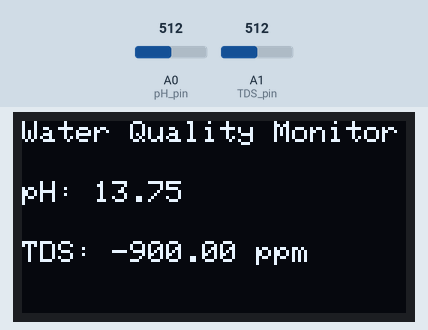
Bench run of a sketch on a simulated Arduino Uno, built with avr-gcc and run on an emulated ATmega328P. Shown: 128×64 one-colour display. The inputs (shaded band) are chosen by the test bench; at power-on: A0 (pH_pin) = 512, A1 (TDS_pin) = 512. What the sketch prints to the serial monitor is not drawn.

Above: at 1.2 s.
1.3 s: A0 (pH_pin) set to 716
At 2.6 s:
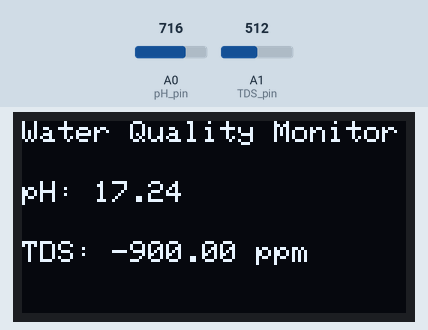
3.6 s: A1 (TDS_pin) set to 716
At 5.4 s:
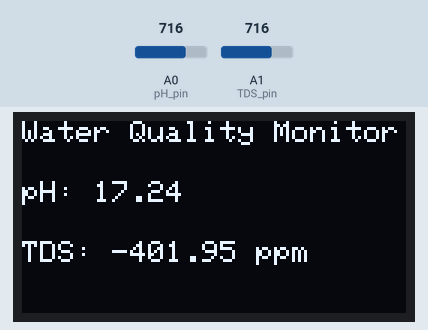
5.7 s: A0 (pH_pin) set to 900
At 6.9 s:
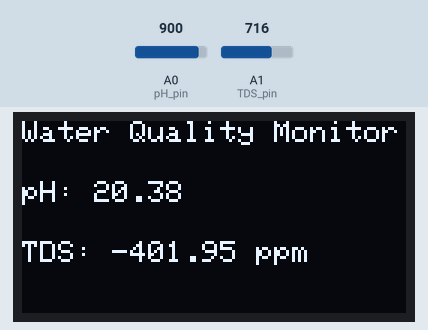
7.7 s: A1 (TDS_pin) set to 900
At 9.5 s:
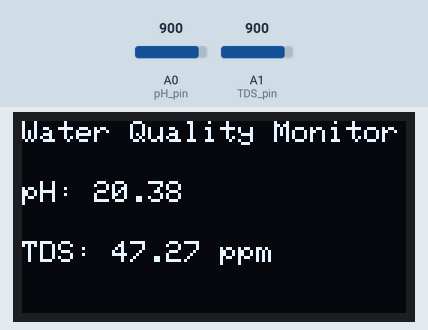
9.8 s: A0 (pH_pin) set to 1023
At 11.2 s:
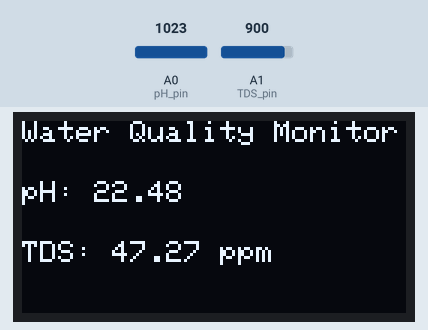
11.9 s: A1 (TDS_pin) set to 1023
At 12.8 s:
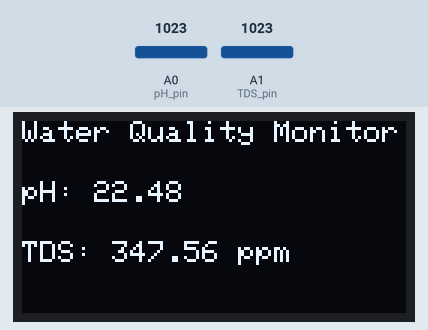
Timing chart, 0 to 14.9 s (numbered marks = the images above; inputs shaded):
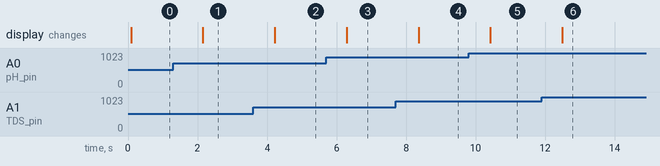

The sketch:

labproject.ino
```cpp
#include <Wire.h>
#include <Adafruit_GFX.h>
#include <Adafruit_SSD1306.h>

// Pin definitions
const int pH_pin = A0;    // Analog pin for pH sensor
const int TDS_pin = A1;   // Analog pin for TDS sensor

// Calibration values
float pH_offset = 0.0;    // pH calibration offset
float TDS_factor = 5.0;   // TDS calibration factor

// Variables for sensor readings
float pH_value = 0.0;
float TDS_value = 0.0;
float TDS_voltage = 0.0;

// Voltage and conversion factors
const float voltage_ref = 5.0;       // Reference voltage
const int ADC_resolution = 1024;    // 10-bit ADC resolution

// OLED display settings
#define SCREEN_WIDTH 128            // OLED display width, in pixels
#define SCREEN_HEIGHT 64            // OLED display height, in pixels
#define OLED_ADDR 0x3C              // I2C address for the OLED

Adafruit_SSD1306 display(SCREEN_WIDTH, SCREEN_HEIGHT, &Wire, -1);

void setup() {
  // Initialize serial communication
  Serial.begin(9600);
  Serial.println("Water Quality Monitoring - pH and TDS");

  // Initialize OLED display
  if (!display.begin(SSD1306_SWITCHCAPVCC, OLED_ADDR)) {
    Serial.println(F("SSD1306 allocation failed"));
    for (;;);  // Infinite loop if OLED initialization fails
  }

  display.clearDisplay();
  display.setTextSize(1);           // Set text size
  display.setTextColor(SSD1306_WHITE);
  display.display();
}

void loop() {
  // Read and calculate pH value
  int pH_raw = analogRead(pH_pin);
  float pH_voltage = (pH_raw * voltage_ref) / ADC_resolution;
  pH_value = ((3.5 * pH_voltage) + pH_offset)+5;

  // Read and calculate TDS value
  int TDS_raw = analogRead(TDS_pin);
  TDS_voltage = (TDS_raw * voltage_ref) / ADC_resolution;
  TDS_value = ((TDS_voltage * TDS_factor) * 100)-2150;  // Convert to ppm

  // Display readings on Serial Monitor
  Serial.print("pH: ");
  Serial.print(pH_value);
  Serial.print(" | TDS: ");
  Serial.print(TDS_value);
  Serial.println(" ppm");

  // Display readings on OLED
  display.clearDisplay();
  display.setCursor(0, 0);
  display.print("Water Quality Monitor");

  display.setCursor(0, 20);
  display.print("pH: ");
  display.print(pH_value, 2);       // Show 2 decimal places

  display.setCursor(0, 40);
  display.print("TDS: ");
  display.print(TDS_value, 2);      // Show 2 decimal places
  display.print(" ppm");

  display.display();                // Update the OLED display

  delay(1000);                      // Delay for stability
}
```

Measured:
- after the input at 1.3 s, the display: changes after 0.86 s (image 1)
- after the input at 3.6 s, the display: changes after 0.62 s (image 2)
- after the input at 5.7 s, the display: changes after 0.59 s (image 3)
- after the input at 7.7 s, the display: changes after 0.66 s (image 4)
- after the input at 9.8 s, the display: changes after 0.62 s (image 5)
- after the input at 11.9 s, the display: changes after 0.59 s (image 6)
